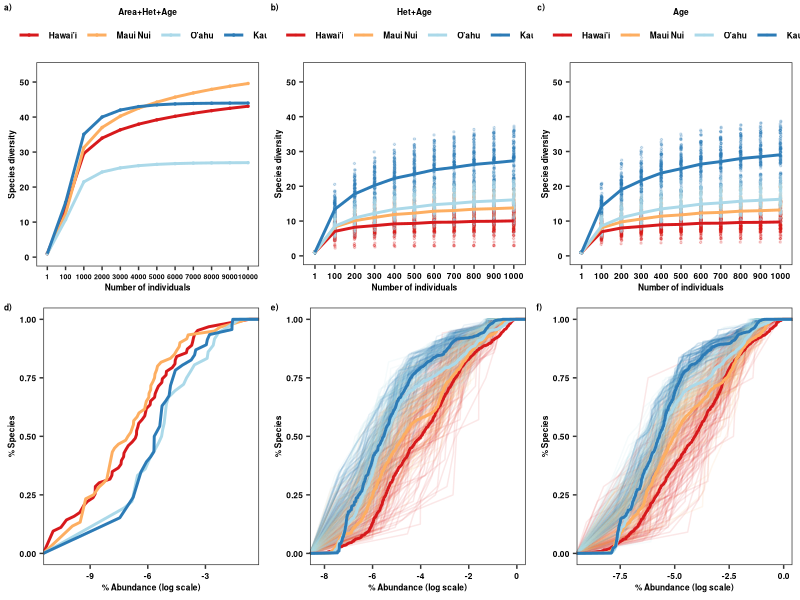
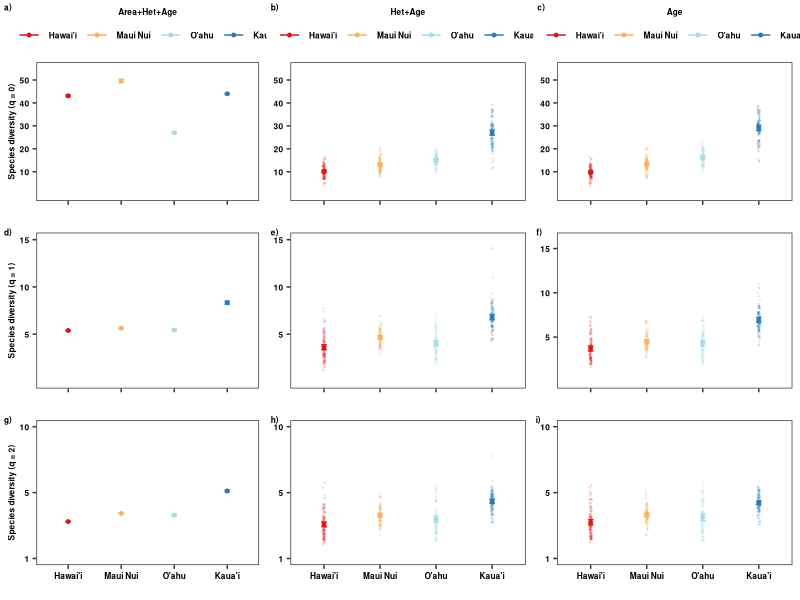

The R script that drew these images, in order:
###############
# All natives #
# 7 plots #####
###############

require(tidyr)
require(dplyr)
require(ggplot2)
require(grid)
require(reshape2)
library(rms)

#colors:  scale_colour_manual(values=c("#d7191c","#fdae61","#abd9e9","#2c7bb6"))
#shapes: scale_shape_manual(values=c(15,16,17)

##################
# Scenario 1 #####
##################

SACs_1<-read.csv("Cleaned_Data/Scen1_Natives_SACs_GAMMestimates.csv")

HillN_1<-read.csv("Cleaned_Data/Scen1_Natives_HillNumbers.csv")

#RAD_1<-read.csv("Cleaned_Data/Scen1_Natives_RAD_GAMMestimates.csv")
RAD_1<-read.csv("Cleaned_Data/Scen1_Natives_RAD.csv")

##################
# Scenario 2 #####
##################

SACs_2<-read.csv("Cleaned_Data/Scen2_Natives_7plots_SACs_GAMMestimates.csv")

HillN_2<-read.csv("Cleaned_Data/Scen2_Natives_7plots_HillN.csv")

#RAD_2<-read.csv("Cleaned_Data/Scen2_Natives_7plots_RAD_GAMMestimates.csv")

RAD_2<-read.csv("Cleaned_Data/Scen2_Natives_7plots_RADs.csv",sep=",",header=T)

##################
# Scenario 3 #####
##################

SACs_3<-read.csv("Cleaned_Data/Scen3_Natives_7plots_SACs_GAMMestimates.csv")

HillN_3<-read.csv("Cleaned_Data/Scen3_Natives_7plots_HillN.csv")

#RAD_3<-read.csv("Cleaned_Data/Scen3_Natives_7plots_RAD_GAMMestimates.csv")

RAD_3<-read.csv("Cleaned_Data/Scen3_Natives_7plots_RAD.csv",sep=",",header=T)

##################
# SACs ###########
##################

# Scenario 1

SACs_1$m<-as.factor(SACs_1$m)

SACs_1$geo_entity2<-as.character(SACs_1$geo_entity2)
SACs_1$geo_entity2<-ifelse(SACs_1$geo_entity2=="Hawai'i Island","Hawai'i",SACs_1$geo_entity2)
SACs_1$geo_entity2<-ifelse(SACs_1$geo_entity2=="Kaua'i Island","Kaua'i",SACs_1$geo_entity2)
SACs_1$geo_entity2<-ifelse(SACs_1$geo_entity2=="O'ahu Island","O'ahu",SACs_1$geo_entity2)
SACs_1$geo_entity2<-as.factor(SACs_1$geo_entity2)

SACs_1$geo_entity2<-as.factor(SACs_1$geo_entity2)
SACs_1$geo_entity2<-factor(SACs_1$geo_entity2,levels=c("Hawai'i","Maui Nui","O'ahu","Kaua'i"))

SACs_11<-ggplot(SACs_1,aes(x=m,y=qD,group=geo_entity2,color=geo_entity2))+ 
  geom_point(size=0.5)+
  scale_colour_manual(values=c("#d7191c","#fdae61","#abd9e9","#2c7bb6"))+
  scale_x_discrete(breaks=c(1,100,1000,2000, 3000, 4000, 5000, 6000, 7000, 8000, 9000,10000))+
  scale_y_continuous(limits=c(0,53),breaks=c(0,10, 20,30, 40,50))+
  geom_line(size=1)+
  ylab("Species diversity")+xlab("Number of individuals")+
  #scale_color_npg()+
  guides(colour=guide_legend(title="Area+Het+Age",title.position = "top"))+
  theme_bw()+theme(legend.position="top", axis.title.y=element_text(colour="black",face="bold",size=6),
                   axis.title.x=element_text(colour="black",face="bold",size=6),
                   axis.text.x=element_text(colour=c("black"),face="bold",size=5),
                   axis.text.y=element_text(colour=c("black"),face="bold",size=6),
                   legend.text=element_text(colour=c("black"),face="bold",size=6),
                   legend.title = element_text(colour=c("black"),face="bold",size=6),
                   legend.title.align = 0.5,
                   legend.margin =margin(t=0, r=0, b=0, l=0, unit="cm"),
                   panel.grid.major = element_blank(), panel.grid.minor = element_blank())


#Scenario 2

SACs_2$m<-as.factor(SACs_2$m)

SACs_2$geo_entity2<-as.character(SACs_2$geo_entity2)
SACs_2$geo_entity2<-ifelse(SACs_2$geo_entity2=="Hawai'i Island","Hawai'i",SACs_2$geo_entity2)
SACs_2$geo_entity2<-ifelse(SACs_2$geo_entity2=="Kaua'i Island","Kaua'i",SACs_2$geo_entity2)
SACs_2$geo_entity2<-ifelse(SACs_2$geo_entity2=="O'ahu Island","O'ahu",SACs_2$geo_entity2)
SACs_2$geo_entity2<-as.factor(SACs_2$geo_entity2)

SACs_2$geo_entity2<-as.factor(SACs_2$geo_entity2)
SACs_2$geo_entity2<-factor(SACs_2$geo_entity2,levels=c("Hawai'i","Maui Nui","O'ahu","Kaua'i"))

SACs_22<-ggplot(SACs_2,aes(x=m,y=qD,group=geo_entity2,color=geo_entity2))+ 
  geom_point(position = position_jitter(w = 0.02, h = 0),size=0.5,alpha=0.2)+
  geom_line(data=SACs_2,aes(x=m,y=qD_pred,group=geo_entity2,color=geo_entity2),size=1)+
  #geom_smooth(data=SACs_2,aes(x=m,y=qD_pred,group=geo_entity2,color=geo_entity2),size=1,se=FALSE,method="gam",formula=y~s(x))+
  scale_y_continuous(limits=c(0,53),breaks=c(0,10, 20,30, 40,50))+
  scale_colour_manual(values=c("#d7191c","#fdae61","#abd9e9","#2c7bb6"))+
  ylab("Species diversity")+xlab("Number of individuals")+
  #scale_color_npg()+
  guides(colour=guide_legend(title="Het+Age",title.position = "top"))+
  theme_bw()+theme(legend.position="top", axis.title.y=element_text(colour="black",face="bold",size=6),
                   axis.title.x=element_text(colour="black",face="bold",size=6),
                   axis.text.x=element_text(colour=c("black"),face="bold",size=6),
                   axis.text.y=element_text(colour=c("black"),face="bold",size=6),
                   legend.text=element_text(colour=c("black"),face="bold",size=6),
                   legend.title = element_text(colour=c("black"),face="bold",size=6),
                   legend.title.align = 0.5,
                   legend.margin =margin(t=0, r=0, b=0, l=0, unit="cm"),
                   panel.grid.major = element_blank(), panel.grid.minor = element_blank())


#Scenario 3

SACs_3$m<-as.factor(SACs_3$m)

SACs_3$geo_entity2<-as.character(SACs_3$geo_entity2)
SACs_3$geo_entity2<-ifelse(SACs_3$geo_entity2=="Hawai'i Island","Hawai'i",SACs_3$geo_entity2)
SACs_3$geo_entity2<-ifelse(SACs_3$geo_entity2=="Kaua'i Island","Kaua'i",SACs_3$geo_entity2)
SACs_3$geo_entity2<-ifelse(SACs_3$geo_entity2=="O'ahu Island","O'ahu",SACs_3$geo_entity2)
SACs_3$geo_entity2<-as.factor(SACs_3$geo_entity2)

SACs_3$geo_entity2<-as.factor(SACs_3$geo_entity2)
SACs_3$geo_entity2<-factor(SACs_3$geo_entity2,levels=c("Hawai'i","Maui Nui","O'ahu","Kaua'i"))


SACs_33<-ggplot(SACs_3,aes(x=m,y=qD,group=geo_entity2,color=geo_entity2))+ 
  geom_point(position = position_jitter(w = 0.02, h = 0),size=0.5,alpha=0.2)+
  geom_line(data=SACs_3,aes(x=m,y=qD_pred,group=geo_entity2,color=geo_entity2),size=1)+
  #geom_smooth(data=SACs_2,aes(x=m,y=qD_pred,group=geo_entity2,color=geo_entity2),size=1,se=FALSE,method="gam",formula=y~s(x))+
  scale_y_continuous(limits=c(0,53),breaks=c(0,10, 20,30, 40,50))+
  scale_colour_manual(values=c("#d7191c","#fdae61","#abd9e9","#2c7bb6"))+
  ylab("Species diversity")+xlab("Number of individuals")+
  #scale_color_npg()+
  guides(colour=guide_legend(title="Age",title.position = "top"))+
  theme_bw()+theme(legend.position="top", axis.title.y=element_text(colour="black",face="bold",size=6),
                   axis.title.x=element_text(colour="black",face="bold",size=6),
                   axis.text.x=element_text(colour=c("black"),face="bold",size=6),
                   axis.text.y=element_text(colour=c("black"),face="bold",size=6),
                   legend.text=element_text(colour=c("black"),face="bold",size=6),
                   legend.title = element_text(colour=c("black"),face="bold",size=6),
                   legend.title.align = 0.5,
                   legend.margin =margin(t=0, r=0, b=0, l=0, unit="cm"),
                   panel.grid.major = element_blank(), panel.grid.minor = element_blank())

##################
# RADs ###########
##################

##############
#Scenario 1  #
##############

RAD_1$geo_entity2<-as.character(RAD_1$geo_entity2)
RAD_1$geo_entity2<-ifelse(RAD_1$geo_entity2=="Hawai'i Island","Hawai'i",RAD_1$geo_entity2)
RAD_1$geo_entity2<-ifelse(RAD_1$geo_entity2=="Kaua'i Island","Kaua'i",RAD_1$geo_entity2)
RAD_1$geo_entity2<-ifelse(RAD_1$geo_entity2=="O'ahu Island","O'ahu",RAD_1$geo_entity2)
RAD_1$geo_entity2<-as.factor(RAD_1$geo_entity2)

RAD_1$geo_entity2<-as.factor(RAD_1$geo_entity2)
RAD_1$geo_entity2<-factor(RAD_1$geo_entity2,levels=c("Hawai'i","Maui Nui","O'ahu","Kaua'i"))


raDs_1<-ggplot(RAD_1, aes(y=Rank_N, x=log(RelAbund),group=geo_entity2,colour=geo_entity2))+
  stat_ecdf(geom="line",size=1)+
  scale_colour_manual(values=c("#d7191c","#fdae61","#abd9e9","#2c7bb6"))+
  ylab("% Species")+xlab("% Abundance (log scale)")+
  #scale_color_npg()+
  guides(colour=guide_legend(title=""))+
  theme_bw()+theme(axis.title.x=element_text(colour="black",face="bold",size=6),
                   axis.title.y=element_text(colour="black",face="bold",size=6),
                   axis.text.x=element_text(colour=c("black"),face="bold",size=6),
                   axis.text.y=element_text(colour=c("black"),face="bold",size=6),
                   legend.text=element_text(colour="black",face="bold",size=6),
                   legend.title.align = 0,
                   legend.position=c("none"),
                   legend.title=element_text(colour="black",face="bold",size=6),
                   legend.key.size = unit(2.5, 'lines'),
                   panel.grid.major = element_blank(), panel.grid.minor = element_blank())

#Scenario 2

RAD_2$geo_entity2<-as.character(RAD_2$geo_entity2)
RAD_2$geo_entity2<-ifelse(RAD_2$geo_entity2=="Hawai'i Island","Hawai'i",RAD_2$geo_entity2)
RAD_2$geo_entity2<-ifelse(RAD_2$geo_entity2=="Kaua'i Island","Kaua'i",RAD_2$geo_entity2)
RAD_2$geo_entity2<-ifelse(RAD_2$geo_entity2=="O'ahu Island","O'ahu",RAD_2$geo_entity2)
RAD_2$geo_entity2<-as.factor(RAD_2$geo_entity2)

RAD_2$geo_entity2<-as.factor(RAD_2$geo_entity2)
RAD_2$geo_entity2<-factor(RAD_2$geo_entity2,levels=c("Hawai'i","Maui Nui","O'ahu","Kaua'i"))

RAD_2<- RAD_2%>%
  unite( "Island_Iter", c("geo_entity2","iteration"),remove=FALSE)


raDs_2<-ggplot(RAD_2, aes(y=Rank_N, x=log(RelAbund),group=Island_Iter,colour=geo_entity2))+
  stat_ecdf(geom="line",alpha=0.1)+
  stat_ecdf(data=RAD_2, aes(y=Rank_N,x=log(RelAbund), group=geo_entity2, color=geo_entity2),
            geom="line", linetype=1,size=1)+
  scale_colour_manual(values=c("#d7191c","#fdae61","#abd9e9","#2c7bb6"))+
  ylab("% Species")+xlab("% Abundance (log scale)")+
  #scale_color_npg()+
  guides(colour=guide_legend(title=""))+
  theme_bw()+theme(axis.title.x=element_text(colour="black",face="bold",size=6),
                   axis.title.y=element_text(colour="black",face="bold",size=6),
                   axis.text.x=element_text(colour=c("black"),face="bold",size=6),
                   axis.text.y=element_text(colour=c("black"),face="bold",size=6),
                   legend.text=element_text(colour="black",face="bold",size=6),
                   legend.title.align = 0,
                   legend.position=c("none"),
                   legend.title=element_text(colour="black",face="bold",size=6),
                   legend.key.size = unit(2.5, 'lines'),
                   panel.grid.major = element_blank(), panel.grid.minor = element_blank())

#Scenario 3

RAD_3$geo_entity2<-as.character(RAD_3$geo_entity2)
RAD_3$geo_entity2<-ifelse(RAD_3$geo_entity2=="Hawai'i Island","Hawai'i",RAD_3$geo_entity2)
RAD_3$geo_entity2<-ifelse(RAD_3$geo_entity2=="Kaua'i Island","Kaua'i",RAD_3$geo_entity2)
RAD_3$geo_entity2<-ifelse(RAD_3$geo_entity2=="O'ahu Island","O'ahu",RAD_3$geo_entity2)
RAD_3$geo_entity2<-as.factor(RAD_3$geo_entity2)

RAD_3$geo_entity2<-as.factor(RAD_3$geo_entity2)
RAD_3$geo_entity2<-factor(RAD_3$geo_entity2,levels=c("Hawai'i","Maui Nui","O'ahu","Kaua'i"))


RAD_3<- RAD_3%>%
  unite( "Island_Iter", c("geo_entity2","iteration"),remove=FALSE)

raDs_3<-ggplot(RAD_3, aes(y=Rank_N, x=log(RelAbund),group=Island_Iter,colour=geo_entity2))+
  stat_ecdf(geom="line",alpha=0.1)+
  stat_ecdf(data=RAD_3, aes(y=Rank_N,x=log(RelAbund), group=geo_entity2, color=geo_entity2),
            geom="line", linetype=1,size=1)+
  scale_colour_manual(values=c("#d7191c","#fdae61","#abd9e9","#2c7bb6"))+
  ylab("% Species")+xlab("% Abundance (log scale)")+
  #scale_color_npg()+
  guides(colour=guide_legend(title=""))+
  theme_bw()+theme(axis.title.x=element_text(colour="black",face="bold",size=6),
                   axis.title.y=element_text(colour="black",face="bold",size=6),
                   axis.text.x=element_text(colour=c("black"),face="bold",size=6),
                   axis.text.y=element_text(colour=c("black"),face="bold",size=6),
                   legend.text=element_text(colour="black",face="bold",size=6),
                   legend.title.align = 0,
                   legend.position=c("none"),
                   legend.title=element_text(colour="black",face="bold",size=6),
                   legend.key.size = unit(2.5, 'lines'),
                   panel.grid.major = element_blank(), panel.grid.minor = element_blank())

############
# merge ####
############

require(cowplot)

# just SACs & RADs

togg2<-plot_grid(SACs_11,SACs_22,SACs_33,raDs_1,raDs_2,raDs_3,
                 labels=c("a)","b)","c)","d)","e)","f)"),label_size = 6,
                 ncol=3)

png(filename="Figures/SACs_RADs_Natives_7plots_Fig2_alternative.png", 
    units="in", 
    width=8, 
    height=6, 
    pointsize=2, 
    res=400)

togg2

dev.off()

#############
# Hill N ####
#############

HillN_1$Scenario<-"I"
HillN_1$iteration<-1

HillN_2$Scenario<-"II"

HillN_3$Scenario<-"III"

HillNN<-rbind.data.frame(HillN_1, HillN_2, HillN_3)

HillNN$geo_entity2<-as.character(HillNN$geo_entity2)
HillNN$geo_entity2<-ifelse(HillNN$geo_entity2=="O'ahu Island (incl. Mokoli'i Islet)","O'ahu",HillNN$geo_entity2)
HillNN$geo_entity2<-ifelse(HillNN$geo_entity2=="O'ahu Island","O'ahu",HillNN$geo_entity2)
HillNN$geo_entity2<-ifelse(HillNN$geo_entity2=="Hawai'i Island","Hawai'i",HillNN$geo_entity2)
HillNN$geo_entity2<-ifelse(HillNN$geo_entity2=="Kaua'i Island","Kaua'i",HillNN$geo_entity2)

HillNN$geo_entity2<-as.factor(HillNN$geo_entity2)
HillNN$geo_entity2<-factor(HillNN$geo_entity2,levels=c("Hawai'i","Maui Nui","O'ahu","Kaua'i"))

HillNN$order<-as.factor(HillNN$order)

HillNN$geo_order<-paste(HillNN$geo_entity2,HillNN$order,sep="_")

HillNN$geo_order<-factor(HillNN$geo_order,levels=c("Hawai'i_0","Hawai'i_1","Hawai'i_2","Maui Nui_0","Maui Nui_1","Maui Nui_2",
                                                   "O'ahu_0","O'ahu_1","O'ahu_2","Kaua'i_0","Kaua'i_1","Kaua'i_2"))

###########################################
# summarize data (except for Scenario 1)   #
###########################################

HillNN_minus<-filter(HillNN,Scenario!="I")

HillNN_minus<- HillNN_minus %>%
  group_by(geo_entity2,Scenario, order) %>%
  do(data.frame(rbind(smean.cl.boot(.$qD, B=1000))))

colnames(HillNN_minus)[4]<-"qD"
colnames(HillNN_minus)[5]<-"qD.LCL"
colnames(HillNN_minus)[6]<-"qD.UCL"

Hill_Sc1<-filter(HillNN,Scenario=="I")
Hill_Sc1<-select(Hill_Sc1, geo_entity2, Scenario, order, qD, qD.LCL, qD.UCL)

HillNN_f<-rbind.data.frame(HillNN_minus,Hill_Sc1)

HillNN_f$geo_order<-paste(HillNN_f$geo_entity2,HillNN_f$order,sep="_")

HillNN_f$geo_order<-as.factor(HillNN_f$geo_order)

HillNN_f$geo_order<-factor(HillNN_f$geo_order,levels=c("Hawai'i_0","Hawai'i_1","Hawai'i_2","Maui Nui_0","Maui Nui_1","Maui Nui_2",
                                                       "O'ahu_0","O'ahu_1","O'ahu_2","Kaua'i_0","Kaua'i_1","Kaua'i_2"))


HillNN_f$geo_entity2<-factor(HillNN_f$geo_entity2,levels=c("Hawai'i","Maui Nui","O'ahu","Kaua'i"))

HillNN_f<-ungroup(HillNN_f)

##############################
# order x island x scenario  #
##############################

HillNN_f$Scenario<-as.character(HillNN_f$Scenario)
HillNN_f$Scenario<-ifelse(HillNN_f$Scenario=="I","Area+Het+Age",HillNN_f$Scenario)
HillNN_f$Scenario<-ifelse(HillNN_f$Scenario=="II","Het+Age",HillNN_f$Scenario)
HillNN_f$Scenario<-ifelse(HillNN_f$Scenario=="III","Age",HillNN_f$Scenario)
HillNN_f$Scenario<-as.factor(HillNN_f$Scenario)

HillNN_f$Scenario<-factor(HillNN_f$Scenario,levels=c("Area+Het+Age","Het+Age","Age"))

HillNN_f<- HillNN_f%>%
  unite( "Scen_Order", c("Scenario","order"),remove=FALSE)

HillNN$Scenario<-as.character(HillNN$Scenario)
HillNN$Scenario<-ifelse(HillNN$Scenario=="I","Area+Het+Age",HillNN$Scenario)
HillNN$Scenario<-ifelse(HillNN$Scenario=="II","Het+Age",HillNN$Scenario)
HillNN$Scenario<-ifelse(HillNN$Scenario=="III","Age",HillNN$Scenario)
HillNN$Scenario<-as.factor(HillNN$Scenario)

HillNN$Scenario<-factor(HillNN$Scenario,levels=c("Area+Het+Age","Het+Age","Age"))

HillNN<- HillNN%>%
  unite( "Scen_Order", c("Scenario","order"),remove=FALSE)


# Scen1 + order 0

H_Sc1_Or0<-filter(HillNN, Scen_Order=="Area+Het+Age_0")

H_f_Sc1_Or0<-filter(HillNN_f, Scen_Order=="Area+Het+Age_0")

Hill_Sc1_Or0<-ggplot(H_Sc1_Or0, aes(x=geo_entity2,y=qD,group=geo_entity2,color=geo_entity2))+
  geom_point(data=H_Sc1_Or0, aes(x=geo_entity2,y=qD,color=geo_entity2),position = position_jitter(w = 0.02, h = 0),size=0.25,alpha=0.1)+
  
  geom_point(data=H_f_Sc1_Or0, aes(x=geo_entity2,y=qD,group=geo_entity2, colour=geo_entity2),size=1)+
  geom_errorbar(data=H_f_Sc1_Or0,aes(ymin=qD.LCL,ymax=qD.UCL,group=geo_entity2, colour=geo_entity2),width=0.1)+
  
  #scale_color_d3(palette="category20c")+
  scale_colour_manual(values=c("#d7191c","#fdae61","#abd9e9","#2c7bb6"))+
  scale_y_continuous(limits=c(0, 55),breaks=c(10,20,30,40,50,60),labels=c("10","20","30","40","50","60"))+
  # scale_shape_manual(values=c(17,15,16))+
  #facet_grid(order~Scenario,scales="free_y")+
  labs(x="",y="Species diversity (q = 0)")+
  guides(colour=guide_legend(title="Area+Het+Age",title.position = "top", hjust=0.5))+
  theme_bw()+theme(plot.title = element_text(colour="black",face="bold",size=7,hjust=0.5,vjust=0),
                   axis.title.x=element_text(colour="black",face="bold",size=6),
                   axis.title.y=element_text(colour="black",face="bold",size=6),
                   axis.text.x=element_blank(),
                   axis.text.y=element_text(colour=c("black"),face="bold",size=6),
                   strip.background = element_rect(fill="transparent",colour="black"),
                   strip.text=element_text(face="bold",size=6),
                   legend.text=element_text(colour=c("black"),face="bold",size=6),
                   legend.title = element_text(colour=c("black"),face="bold",size=6),
                   legend.title.align = 0.5,
                   legend.margin=margin(t=0.00, r=0, b=0, l=0, unit="cm"),
                   legend.position=c("top"),
                   #legend.margin =margin(t=0, r=0, b=0, l=0, unit="cm"),
                   panel.grid.major = element_blank(), panel.grid.minor = element_blank())

# Scen2 + order 0

H_Sc2_Or0<-filter(HillNN, Scen_Order=="Het+Age_0")

H_f_Sc2_Or0<-filter(HillNN_f, Scen_Order=="Het+Age_0")

Hill_Sc2_Or0<-ggplot(H_Sc2_Or0, aes(x=geo_entity2,y=qD,group=geo_entity2,color=geo_entity2))+
  geom_point(data=H_Sc2_Or0, aes(x=geo_entity2,y=qD,color=geo_entity2),position = position_jitter(w = 0.02, h = 0),size=0.25,alpha=0.1)+
  
  geom_point(data=H_f_Sc2_Or0, aes(x=geo_entity2,y=qD,group=geo_entity2, colour=geo_entity2),size=1)+
  geom_errorbar(data=H_f_Sc2_Or0,aes(ymin=qD.LCL,ymax=qD.UCL,group=geo_entity2, colour=geo_entity2),width=0.1)+
  
  #scale_color_d3(palette="category20c")+
  scale_colour_manual(values=c("#d7191c","#fdae61","#abd9e9","#2c7bb6"))+
  scale_y_continuous(limits=c(0, 55),breaks=c(10,20,30,40,50,60),labels=c("10","20","30","40","50","60"))+
  # scale_shape_manual(values=c(17,15,16))+
  #facet_grid(order~Scenario,scales="free_y")+
  labs(x="",y="Species diversity")+
  guides(colour=guide_legend(title="Het+Age",title.position = "top", hjust=0.5))+
  theme_bw()+theme(plot.title = element_text(colour="black",face="bold",size=7,hjust=0.5,vjust=0),
                   axis.title.x=element_text(colour="black",face="bold",size=6),
                   axis.title.y=element_blank(),
                   axis.text.x=element_blank(),
                   axis.text.y=element_text(colour=c("black"),face="bold",size=6),
                   strip.background = element_rect(fill="transparent",colour="black"),
                   strip.text=element_text(face="bold",size=6),
                   legend.text=element_text(colour=c("black"),face="bold",size=6),
                   legend.title = element_text(colour=c("black"),face="bold",size=6),
                   legend.title.align = 0.5,
                   legend.margin=margin(t=0.00, r=0, b=0, l=0, unit="cm"),
                   legend.position=c("top"),
                   #legend.margin =margin(t=0, r=0, b=0, l=0, unit="cm"),
                   panel.grid.major = element_blank(), panel.grid.minor = element_blank())


# Scen3 + order 0

H_Sc3_Or0<-filter(HillNN, Scen_Order=="Age_0")

H_f_Sc3_Or0<-filter(HillNN_f, Scen_Order=="Age_0")

Hill_Sc3_Or0<-ggplot(H_Sc3_Or0, aes(x=geo_entity2,y=qD,group=geo_entity2,color=geo_entity2))+
  geom_point(data=H_Sc3_Or0, aes(x=geo_entity2,y=qD,color=geo_entity2),position = position_jitter(w = 0.02, h = 0),size=0.25,alpha=0.1)+
  
  geom_point(data=H_f_Sc3_Or0, aes(x=geo_entity2,y=qD,group=geo_entity2, colour=geo_entity2),size=1)+
  geom_errorbar(data=H_f_Sc3_Or0,aes(ymin=qD.LCL,ymax=qD.UCL,group=geo_entity2, colour=geo_entity2),width=0.1)+
  
  #scale_color_d3(palette="category20c")+
  scale_colour_manual(values=c("#d7191c","#fdae61","#abd9e9","#2c7bb6"))+
  scale_y_continuous(limits=c(0, 55),breaks=c(10,20,30,40,50,60),labels=c("10","20","30","40","50","60"))+
  # scale_shape_manual(values=c(17,15,16))+
  #facet_grid(order~Scenario,scales="free_y")+
  labs(x="",y="Species diversity")+
  guides(colour=guide_legend(title="Age",title.position = "top", hjust=0.5))+
  theme_bw()+theme(plot.title = element_text(colour="black",face="bold",size=7,hjust=0.5,vjust=0),
                   axis.title.x=element_text(colour="black",face="bold",size=6),
                   axis.title.y=element_blank(),
                   axis.text.x=element_blank(),
                   axis.text.y=element_text(colour=c("black"),face="bold",size=6),
                   strip.background = element_rect(fill="transparent",colour="black"),
                   strip.text=element_text(face="bold",size=6),
                   legend.text=element_text(colour=c("black"),face="bold",size=6),
                   legend.title = element_text(colour=c("black"),face="bold",size=6),
                   legend.title.align = 0.5,
                   legend.margin=margin(t=0.00, r=0, b=0, l=0, unit="cm"),
                   legend.position=c("top"),
                   #legend.margin =margin(t=0, r=0, b=0, l=0, unit="cm"),
                   panel.grid.major = element_blank(), panel.grid.minor = element_blank())

# Scen1 + order 1

H_Sc1_Or1<-filter(HillNN, Scen_Order=="Area+Het+Age_1")

H_f_Sc1_Or1<-filter(HillNN_f, Scen_Order=="Area+Het+Age_1")

Hill_Sc1_Or1<-ggplot(H_Sc1_Or1, aes(x=geo_entity2,y=qD,group=geo_entity2,color=geo_entity2))+
  geom_point(data=H_Sc1_Or1, aes(x=geo_entity2,y=qD,color=geo_entity2),position = position_jitter(w = 0.02, h = 0),size=0.25,alpha=0.1)+
  
  geom_point(data=H_f_Sc1_Or1, aes(x=geo_entity2,y=qD,group=geo_entity2, colour=geo_entity2),size=1)+
  geom_errorbar(data=H_f_Sc1_Or1,aes(ymin=qD.LCL,ymax=qD.UCL,group=geo_entity2, colour=geo_entity2),width=0.1)+
  
  #scale_color_d3(palette="category20c")+
  scale_colour_manual(values=c("#d7191c","#fdae61","#abd9e9","#2c7bb6"))+
  scale_y_continuous(limits=c(0, 15),breaks=c(5,10,15),labels=c("5","10","15"))+
  # scale_shape_manual(values=c(17,15,16))+
  #facet_grid(order~Scenario,scales="free_y")+
  labs(x="",y="Species diversity (q = 1)")+
  guides(colour=guide_legend(title="",title.position = "top", hjust=0.5))+
  theme_bw()+theme(axis.title.x=element_text(colour="black",face="bold",size=6),
                   axis.title.y=element_text(colour="black",face="bold",size=6),
                   axis.text.x=element_blank(),
                   axis.text.y=element_text(colour=c("black"),face="bold",size=6),
                   strip.background = element_rect(fill="transparent",colour="black"),
                   strip.text=element_text(face="bold",size=6),
                   legend.text=element_text(colour=c("black"),face="bold",size=6),
                   legend.title = element_text(colour=c("black"),face="bold",size=6),
                   legend.title.align = 0.5,
                   legend.margin=margin(t=0.05, r=0, b=0, l=0, unit="cm"),
                   legend.position=c("none"),
                   #legend.margin =margin(t=0, r=0, b=0, l=0, unit="cm"),
                   panel.grid.major = element_blank(), panel.grid.minor = element_blank())

# Scen2 + order 1

H_Sc2_Or1<-filter(HillNN, Scen_Order=="Het+Age_1")

H_f_Sc2_Or1<-filter(HillNN_f, Scen_Order=="Het+Age_1")

Hill_Sc2_Or1<-ggplot(H_Sc2_Or1, aes(x=geo_entity2,y=qD,group=geo_entity2,color=geo_entity2))+
  geom_point(data=H_Sc2_Or1, aes(x=geo_entity2,y=qD,color=geo_entity2),position = position_jitter(w = 0.02, h = 0),size=0.25,alpha=0.1)+
  
  geom_point(data=H_f_Sc2_Or1, aes(x=geo_entity2,y=qD,group=geo_entity2, colour=geo_entity2),size=1)+
  geom_errorbar(data=H_f_Sc2_Or1,aes(ymin=qD.LCL,ymax=qD.UCL,group=geo_entity2, colour=geo_entity2),width=0.1)+
  
  #scale_color_d3(palette="category20c")+
  scale_colour_manual(values=c("#d7191c","#fdae61","#abd9e9","#2c7bb6"))+
  scale_y_continuous(limits=c(0, 15),breaks=c(5,10,15),labels=c("5","10","15"))+
  # scale_shape_manual(values=c(17,15,16))+
  #facet_grid(order~Scenario,scales="free_y")+
  labs(x="",y="Species diversity")+
  guides(colour=guide_legend(title="",title.position = "top", hjust=0.5))+
  theme_bw()+theme(axis.title.x=element_text(colour="black",face="bold",size=6),
                   axis.title.y=element_blank(),
                   axis.text.x=element_blank(),
                   axis.text.y=element_text(colour=c("black"),face="bold",size=6),
                   strip.background = element_rect(fill="transparent",colour="black"),
                   strip.text=element_text(face="bold",size=6),
                   legend.text=element_text(colour=c("black"),face="bold",size=6),
                   legend.title = element_text(colour=c("black"),face="bold",size=6),
                   legend.title.align = 0.5,
                   legend.margin=margin(t=0.05, r=0, b=0, l=0, unit="cm"),
                   legend.position=c("none"),
                   #legend.margin =margin(t=0, r=0, b=0, l=0, unit="cm"),
                   panel.grid.major = element_blank(), panel.grid.minor = element_blank())

# Scen3 + order 1

H_Sc3_Or1<-filter(HillNN, Scen_Order=="Age_1")

H_f_Sc3_Or1<-filter(HillNN_f, Scen_Order=="Age_1")

Hill_Sc3_Or1<-ggplot(H_Sc3_Or1, aes(x=geo_entity2,y=qD,group=geo_entity2,color=geo_entity2))+
  geom_point(data=H_Sc3_Or1, aes(x=geo_entity2,y=qD,color=geo_entity2),position = position_jitter(w = 0.02, h = 0),size=0.25,alpha=0.1)+
  
  geom_point(data=H_f_Sc3_Or1, aes(x=geo_entity2,y=qD,group=geo_entity2, colour=geo_entity2),size=1)+
  geom_errorbar(data=H_f_Sc3_Or1,aes(ymin=qD.LCL,ymax=qD.UCL,group=geo_entity2, colour=geo_entity2),width=0.1)+
  
  #scale_color_d3(palette="category20c")+
  scale_colour_manual(values=c("#d7191c","#fdae61","#abd9e9","#2c7bb6"))+
  scale_y_continuous(limits=c(0, 16),breaks=c(5,10,15),labels=c("5","10","15"))+
  # scale_shape_manual(values=c(17,15,16))+
  #facet_grid(order~Scenario,scales="free_y")+
  labs(x="",y="Species diversity")+
  guides(colour=guide_legend(title="",title.position = "top", hjust=0.5))+
  theme_bw()+theme(axis.title.x=element_text(colour="black",face="bold",size=6),
                   axis.title.y=element_blank(),
                   axis.text.x=element_blank(),
                   axis.text.y=element_text(colour=c("black"),face="bold",size=6),
                   strip.background = element_rect(fill="transparent",colour="black"),
                   strip.text=element_text(face="bold",size=6),
                   legend.text=element_text(colour=c("black"),face="bold",size=6),
                   legend.title = element_text(colour=c("black"),face="bold",size=6),
                   legend.title.align = 0.5,
                   legend.margin=margin(t=0.05, r=0, b=0, l=0, unit="cm"),
                   legend.position=c("none"),
                   #legend.margin =margin(t=0, r=0, b=0, l=0, unit="cm"),
                   panel.grid.major = element_blank(), panel.grid.minor = element_blank())

# Scen1 + order 2

H_Sc1_Or2<-filter(HillNN, Scen_Order=="Area+Het+Age_2")

H_f_Sc1_Or2<-filter(HillNN_f, Scen_Order=="Area+Het+Age_2")

Hill_Sc1_Or2<-ggplot(H_Sc1_Or2, aes(x=geo_entity2,y=qD,group=geo_entity2,color=geo_entity2))+
  geom_point(data=H_Sc1_Or2, aes(x=geo_entity2,y=qD,color=geo_entity2),position = position_jitter(w = 0.02, h = 0),size=0.25,alpha=0.1)+
  
  geom_point(data=H_f_Sc1_Or2, aes(x=geo_entity2,y=qD,group=geo_entity2, colour=geo_entity2),size=1)+
  geom_errorbar(data=H_f_Sc1_Or2,aes(ymin=qD.LCL,ymax=qD.UCL,group=geo_entity2, colour=geo_entity2),width=0.1)+
  
  #scale_color_d3(palette="category20c")+
  scale_colour_manual(values=c("#d7191c","#fdae61","#abd9e9","#2c7bb6"))+
  scale_y_continuous(limits=c(0, 10),breaks=c(0,5,10),labels=c("1","5","10"))+
  # scale_shape_manual(values=c(17,15,16))+
  #facet_grid(order~Scenario,scales="free_y")+
  labs(x="",y="Species diversity (q = 2)")+
  guides(colour=guide_legend(title="",title.position = "top", hjust=0.5))+
  theme_bw()+theme(axis.title.x=element_text(colour="black",face="bold",size=6),
                   axis.title.y=element_text(colour="black",face="bold",size=6),
                   axis.text.x=element_text(colour="black",face="bold",size=6),
                   axis.text.y=element_text(colour=c("black"),face="bold",size=6),
                   strip.background = element_rect(fill="transparent",colour="black"),
                   strip.text=element_text(face="bold",size=6),
                   legend.text=element_text(colour=c("black"),face="bold",size=6),
                   legend.title = element_text(colour=c("black"),face="bold",size=6),
                   legend.title.align = 0.5,
                   legend.margin=margin(t=0.05, r=0, b=0, l=0, unit="cm"),
                   legend.position=c("none"),
                   #legend.margin =margin(t=0, r=0, b=0, l=0, unit="cm"),
                   panel.grid.major = element_blank(), panel.grid.minor = element_blank())

# Scen2 + order 2

H_Sc2_Or2<-filter(HillNN, Scen_Order=="Het+Age_2")

H_f_Sc2_Or2<-filter(HillNN_f, Scen_Order=="Het+Age_2")

Hill_Sc2_Or2<-ggplot(H_Sc2_Or2, aes(x=geo_entity2,y=qD,group=geo_entity2,color=geo_entity2))+
  geom_point(data=H_Sc2_Or2, aes(x=geo_entity2,y=qD,color=geo_entity2),position = position_jitter(w = 0.02, h = 0),size=0.25,alpha=0.1)+
  
  geom_point(data=H_f_Sc2_Or2, aes(x=geo_entity2,y=qD,group=geo_entity2, colour=geo_entity2),size=1)+
  geom_errorbar(data=H_f_Sc2_Or2,aes(ymin=qD.LCL,ymax=qD.UCL,group=geo_entity2, colour=geo_entity2),width=0.1)+
  
  #scale_color_d3(palette="category20c")+
  scale_colour_manual(values=c("#d7191c","#fdae61","#abd9e9","#2c7bb6"))+
  scale_y_continuous(limits=c(0, 10),breaks=c(0,5,10),labels=c("1","5","10"))+
  # scale_shape_manual(values=c(17,15,16))+
  #facet_grid(order~Scenario,scales="free_y")+
  labs(x="",y="Species diversity")+
  guides(colour=guide_legend(title="",title.position = "top", hjust=0.5))+
  theme_bw()+theme(axis.title.x=element_text(colour="black",face="bold",size=6),
                   axis.title.y=element_blank(),
                   axis.text.x=element_text(colour="black",face="bold",size=6),
                   axis.text.y=element_text(colour=c("black"),face="bold",size=6),
                   strip.background = element_rect(fill="transparent",colour="black"),
                   strip.text=element_text(face="bold",size=6),
                   legend.text=element_text(colour=c("black"),face="bold",size=6),
                   legend.title = element_text(colour=c("black"),face="bold",size=6),
                   legend.title.align = 0.5,
                   legend.margin=margin(t=0.05, r=0, b=0, l=0, unit="cm"),
                   legend.position=c("none"),
                   #legend.margin =margin(t=0, r=0, b=0, l=0, unit="cm"),
                   panel.grid.major = element_blank(), panel.grid.minor = element_blank())

# Scen3 + order 2

H_Sc3_Or2<-filter(HillNN, Scen_Order=="Age_2")

H_f_Sc3_Or2<-filter(HillNN_f, Scen_Order=="Age_2")

Hill_Sc3_Or2<-ggplot(H_Sc3_Or2, aes(x=geo_entity2,y=qD,group=geo_entity2,color=geo_entity2))+
  geom_point(data=H_Sc3_Or2, aes(x=geo_entity2,y=qD,color=geo_entity2),position = position_jitter(w = 0.02, h = 0),size=0.25,alpha=0.1)+
  
  geom_point(data=H_f_Sc3_Or2, aes(x=geo_entity2,y=qD,group=geo_entity2, colour=geo_entity2),size=1)+
  geom_errorbar(data=H_f_Sc3_Or2,aes(ymin=qD.LCL,ymax=qD.UCL,group=geo_entity2, colour=geo_entity2),width=0.1)+
  
  #scale_color_d3(palette="category20c")+
  scale_colour_manual(values=c("#d7191c","#fdae61","#abd9e9","#2c7bb6"))+
  scale_y_continuous(limits=c(0, 10),breaks=c(0,5,10),labels=c("1","5","10"))+
  # scale_shape_manual(values=c(17,15,16))+
  #facet_grid(order~Scenario,scales="free_y")+
  labs(x="",y="Species diversity")+
  guides(colour=guide_legend(title="",title.position = "top", hjust=0.5))+
  theme_bw()+theme(axis.title.x=element_text(colour="black",face="bold",size=6),
                   axis.title.y=element_blank(),
                   axis.text.x=element_text(colour="black",face="bold",size=6),
                   axis.text.y=element_text(colour=c("black"),face="bold",size=6),
                   strip.background = element_rect(fill="transparent",colour="black"),
                   strip.text=element_text(face="bold",size=6),
                   legend.text=element_text(colour=c("black"),face="bold",size=6),
                   legend.title = element_text(colour=c("black"),face="bold",size=6),
                   legend.title.align = 0.5,
                   legend.margin=margin(t=0.05, r=0, b=0, l=0, unit="cm"),
                   legend.position=c("none"),
                   #legend.margin =margin(t=0, r=0, b=0, l=0, unit="cm"),
                   panel.grid.major = element_blank(), panel.grid.minor = element_blank())

#################
# put together ##
#################

require(cowplot)

hill_tog<-plot_grid(Hill_Sc1_Or0, Hill_Sc2_Or0, Hill_Sc3_Or0, Hill_Sc1_Or1, Hill_Sc2_Or1, Hill_Sc3_Or1,Hill_Sc1_Or2, Hill_Sc2_Or2, Hill_Sc3_Or2,
                    labels=c("a)","b)","c)","d)","e)","f)","g)","h)","i)"),label_size = 6, ncol=3,rel_heights = c(1.2,1,1))

png(filename="Figures/HillN_Natives_7plots_Fig3.png", 
    units="in", 
    width=7, 
    height=7, 
    pointsize=2, 
    res=500)

hill_tog

dev.off()
